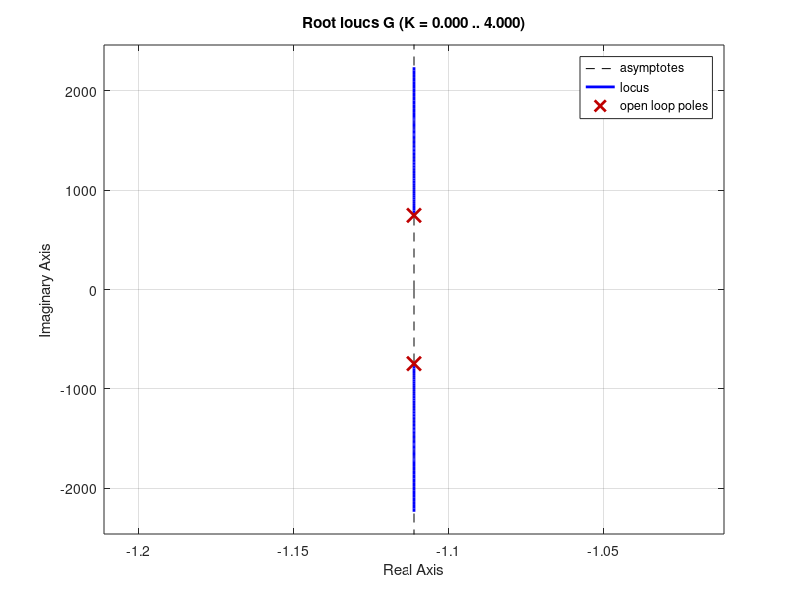

The MATLAB script that drew this image:
pkg load control;

% timesteps
t = 0:0.01:10;

% state parameters
r = 1000;
l = 1e-3;
c = 450e-6;
d = 0.5;

% state space model matrices
A = [0 -(1-d)/l; (1-d)/c -1/(r*c)];
B = [1/l; 0];
C = [0 1];
D = 0;

% build state space model and transfer functions
sys = ss(A,B,C,D);
G = tf(sys);

rlocus(G);
